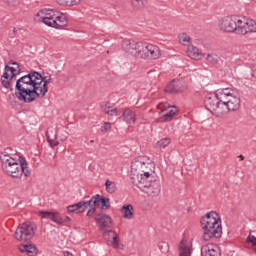
#> input picture images/image.png, 256 x 256 px, given in place of train_0.png, which was not available
$ jupyter execute --allow-errors kaggle_dsb.ipynb   (shell and % lines are left out)   (Python 2 division)   (older library calls are emulated)
#> lines starting #> are read from the running program, lines starting #| are printed output that depends on the picture; pictures that were not available may be replaced by others from this repository, and a replacement may not be noted
#> further down, img is the input picture: shape (256, 256, 3); mean B, G, R 158.9, 125.3, 209
### model.py
import numpy as np
import os
import skimage.io as io
import skimage.transform as trans
import numpy as np
from keras.models import *
from keras.layers import *
from keras.optimizers import *
from keras.callbacks import ModelCheckpoint, LearningRateScheduler
from keras import backend as keras


def unet(pretrained_weights = None,input_size = (256,256,1)):
    inputs = Input(input_size)
    conv1 = Conv2D(64, 3, activation = 'relu', padding = 'same', kernel_initializer = 'he_normal')(inputs)
    conv1 = Conv2D(64, 3, activation = 'relu', padding = 'same', kernel_initializer = 'he_normal')(conv1)
    pool1 = MaxPooling2D(pool_size=(2, 2))(conv1)
    conv2 = Conv2D(128, 3, activation = 'relu', padding = 'same', kernel_initializer = 'he_normal')(pool1)
    conv2 = Conv2D(128, 3, activation = 'relu', padding = 'same', kernel_initializer = 'he_normal')(conv2)
    pool2 = MaxPooling2D(pool_size=(2, 2))(conv2)
    conv3 = Conv2D(256, 3, activation = 'relu', padding = 'same', kernel_initializer = 'he_normal')(pool2)
    conv3 = Conv2D(256, 3, activation = 'relu', padding = 'same', kernel_initializer = 'he_normal')(conv3)
    pool3 = MaxPooling2D(pool_size=(2, 2))(conv3)
    conv4 = Conv2D(512, 3, activation = 'relu', padding = 'same', kernel_initializer = 'he_normal')(pool3)
    conv4 = Conv2D(512, 3, activation = 'relu', padding = 'same', kernel_initializer = 'he_normal')(conv4)
    drop4 = Dropout(0.5)(conv4)
    pool4 = MaxPooling2D(pool_size=(2, 2))(drop4)

    conv5 = Conv2D(1024, 3, activation = 'relu', padding = 'same', kernel_initializer = 'he_normal')(pool4)
    conv5 = Conv2D(1024, 3, activation = 'relu', padding = 'same', kernel_initializer = 'he_normal')(conv5)
    drop5 = Dropout(0.5)(conv5)

    up6 = Conv2D(512, 2, activation = 'relu', padding = 'same', kernel_initializer = 'he_normal')(UpSampling2D(size = (2,2))(drop5))
    merge6 = merge([drop4,up6], mode = 'concat', concat_axis = 3)
    conv6 = Conv2D(512, 3, activation = 'relu', padding = 'same', kernel_initializer = 'he_normal')(merge6)
    conv6 = Conv2D(512, 3, activation = 'relu', padding = 'same', kernel_initializer = 'he_normal')(conv6)

    up7 = Conv2D(256, 2, activation = 'relu', padding = 'same', kernel_initializer = 'he_normal')(UpSampling2D(size = (2,2))(conv6))
    merge7 = merge([conv3,up7], mode = 'concat', concat_axis = 3)
    conv7 = Conv2D(256, 3, activation = 'relu', padding = 'same', kernel_initializer = 'he_normal')(merge7)
    conv7 = Conv2D(256, 3, activation = 'relu', padding = 'same', kernel_initializer = 'he_normal')(conv7)

    up8 = Conv2D(128, 2, activation = 'relu', padding = 'same', kernel_initializer = 'he_normal')(UpSampling2D(size = (2,2))(conv7))
    merge8 = merge([conv2,up8], mode = 'concat', concat_axis = 3)
    conv8 = Conv2D(128, 3, activation = 'relu', padding = 'same', kernel_initializer = 'he_normal')(merge8)
    conv8 = Conv2D(128, 3, activation = 'relu', padding = 'same', kernel_initializer = 'he_normal')(conv8)

    up9 = Conv2D(64, 2, activation = 'relu', padding = 'same', kernel_initializer = 'he_normal')(UpSampling2D(size = (2,2))(conv8))
    merge9 = merge([conv1,up9], mode = 'concat', concat_axis = 3)
    conv9 = Conv2D(64, 3, activation = 'relu', padding = 'same', kernel_initializer = 'he_normal')(merge9)
    conv9 = Conv2D(64, 3, activation = 'relu', padding = 'same', kernel_initializer = 'he_normal')(conv9)
    conv9 = Conv2D(2, 3, activation = 'relu', padding = 'same', kernel_initializer = 'he_normal')(conv9)
    conv10 = Conv2D(1, 1, activation = 'sigmoid')(conv9)

    model = Model(input = inputs, output = conv10)

    model.compile(optimizer = Adam(lr = 1e-4), loss = 'binary_crossentropy', metrics = ['accuracy'])

    #model.summary()

    if(pretrained_weights):
    	model.load_weights(pretrained_weights)

    return model

### kaggle_dsb.ipynb
[cell 1]
import json
import glob
import os
import shutil
os.getcwd()

[cell 2]
import geojson
import cv2
from matplotlib import pyplot as plt

[cell 3]
name_mapping = {}

if True:
    imagedirs=glob.glob('stage 1/train/train*')

    #print(imagedirs)
    newname = 0
    outdir = 'renamed'
    if not os.path.exists(outdir):
        os.mkdir(outdir)

    for dname in imagedirs:
        imgloc = glob.glob(dname+'/images/*.png')
        #print(imgloc)
        #shutil.copy(imgloc[0],outdir+'/train_'+str(newname)+'.png')

        name_mapping[imgloc[0]]=newname
        newname = newname + 1

[cell 4]
print(name_mapping)

[cell 5]
import re
#for imgloc in name_mapping.keys():
    #newname = name_mapping[imgloc]


gtmasks = glob.glob('masks1/*.png')

#     f=open("C:/Users/Ashwin/Desktop/htic/Nuclei/json/train_"+str(newname)+".json","wt")

for maskfile in gtmasks:
    features = []
    json_path = 'C:/Us'
    maskfile_name = os.path.basename(maskfile)
    jsonfile_name = maskfile_name.replace('.png','.json')
    json_name = os.path.join(json_path,jsonfile_name)


    maskim3 = cv2.imread(maskfile)

    tmp = maskim3[:,:,0].copy()
    _, contours, hierarchy = cv2.findContours(tmp, cv2.RETR_LIST, cv2.CHAIN_APPROX_SIMPLE)


    for ci in contours:
        coords = []
        for pt in ci:
            pt=pt.flatten().tolist()
            coords.append(pt)

        coords.append(coords[0])

        gj = geojson.Polygon(coordinates=coords)

        features.append(gj)


    with open(json_name,'wt') as f:
        json.dump(features,f)
        f.close()

[cell 6]
import numpy
#> (the rest of this cell did not finish here and is left out)

[cell 7]
from PIL import ImageDraw
import numpy
def poly2mask(gjcoord, maskimg,color=255):
    cc = numpy.array(gjcoord).ravel().tolist()
    #print(cc)
    ImageDraw.Draw(maskimg).polygon(cc,outline=color,fill=1)
    return maskimg
imgdir=glob.glob("renamed/*.png")
#os.mkdir("mask1")
for image in imgdir:
    imagename=os.path.basename(image)
    jsonfilename = (os.path.basename(image)).replace('png','json')

    annot = geojson.load(open("json/"+jsonfilename))

    print(jsonfilename)
    img = cv2.imread(image)
    #im = Image.open(image)
    rows = img.shape[0]
    cols = img.shape[1]

    #mask = Image.fromarray(numpy.zeros((rows,cols),numpy.uint8))
    mask = Image.new("L",(cols,rows),0)
    for cc in annot:
        mask = poly2mask(cc.coordinates, mask)

    mask = numpy.array(mask)
    mask = numpy.dstack((mask,mask,mask))

    cv2.imwrite("mask1/"+imagename,mask)

#> (a cell that did not finish here is left out)

[cell 9]
import pymongo
from pymongo import MongoClient

client = MongoClient()
db = client.coord_db
collection = db['coord_coll']

import json
imgno=0;
gtmasks = glob.glob('masks1/*.png')

for maskfile in gtmasks:

    json_path = 'C:/Users/Ashwin/Desktop/htic/Nuclei/json'
    maskfile_name = os.path.basename(maskfile)
    jsonfile_name = maskfile_name.replace('.png','.json')
    json_name = os.path.join(json_path,jsonfile_name)
    json_file = open(json_name,"r")
    parsed = json.loads(json_file.read())
    for record in parsed:
        record.update({u'img':os.path.splitext(maskfile_name)[0]})
    for item in parsed:
        collection.insert(item)
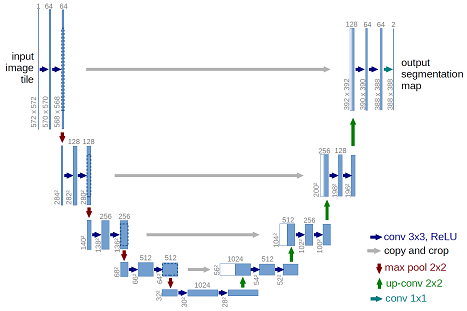
#> input picture images/unet.png, 467 x 311 px, given in place of train_0.png, which was not available
#> further down, img is the input picture: shape (311, 467, 3); mean B, G, R 247.9, 245.7, 243.8
    #for item in collection.find():
        #print(item)

[cell 10]
import cv2
imgno=0
#> (the rest of this cell did not finish here and is left out)

[cell 11]
import pymongo
from pymongo import MongoClient

client = MongoClient()
db = client.a

#> (a cell that did not finish here is left out)

[cell 13]
from __future__ import print_function
from skimage import io
from skimage.util import view_as_windows
import os
import numpy as np
from tqdm import tqdm
import argparse
import glob


img_folder = "C:/Users/Ashwin/Desktop/htic/Nuclei/testg"
    # img_folder = '/media/balamurali/NewVolume2/Deep_network/mitosis'
out_folder = "C:/Users/Ashwin/Desktop/htic/Nuclei/test1"
    # out_folder = '/media/balamurali/NewVolume2/Deep_network/mitosis/output'
img_ext    = "png"
img_size   = (256,256)

img_stride = (32,32)

stride_list = []
window_shape_list = []
for each in img_size:
    window_shape_list.append((each))

for each in img_stride:
    stride_list.append(each)


print ("Settings: \nInput Folder:{}\nOutput Folder:{}\nImg ext:{}\nImg size:{}\n".format(img_folder,out_folder,img_ext,window_shape_list))


imgs_path  = glob.glob(os.path.join(img_folder,'*.' + img_ext))
for window_shape in tqdm(window_shape_list):
    print ("Window size : {}\n".format(window_shape))

    for stride in tqdm(stride_list):
        print ("Stride size : {}\n".format(stride))

        out_folder_temp = os.path.join(out_folder,'size_' + str(window_shape) + '_' + 'stride_' +str(stride))

        if not os.path.exists(out_folder_temp):
            print ("Directory {} not found,creating one".format(out_folder_temp))
            os.mkdir(out_folder_temp)

        print ("Sampling images\n")
        for img_path in tqdm(imgs_path):
                # Read image
            img = io.imread(img_path)
#> img: shape (256, 256, 3)
            print (len(img.shape))
#| 3
            if len(img.shape) == 3:
                r_channel = img[:,:,0]
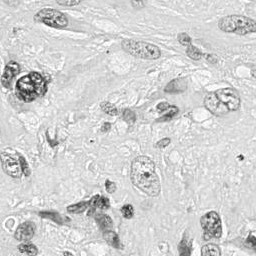
#> r_channel: shape (256, 256); min 30, max 255, mean 209
                g_channel = img[:,:,1]
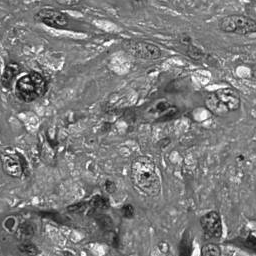
#> g_channel: shape (256, 256); min 11, max 255, mean 125.3
                b_channel = img[:,:,2]
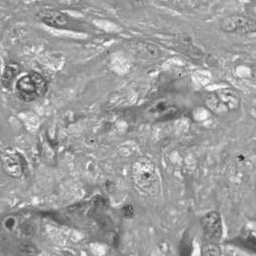
#> b_channel: shape (256, 256); min 34, max 255, mean 158.9

                r_sample = view_as_windows(r_channel,window_shape,step=stride)
                g_sample = view_as_windows(g_channel,window_shape,step=stride)
                b_sample = view_as_windows(b_channel,window_shape,step=stride)
            else:
                r_sample = view_as_windows(img,window_shape,step=stride)

            no_of_rows = r_sample.shape[0]
#> no_of_rows = 1
            no_of_cols = r_sample.shape[1]
#> no_of_cols = 1
            cnt=0
            for row in tqdm(range(no_of_rows)):
                for col in tqdm(range(no_of_cols)):
                    if len(img.shape) == 3:
                        sample_r = r_sample[row,col]
                        sample_g = g_sample[row,col]
                        sample_b = b_sample[row,col]
                        img_sample = np.dstack((sample_r,sample_g,sample_b))

                    else:
                        img_sample = r_sample[row,col]
                        # print (img_sample.shape)c
                    cnt+=1
                    img_sample_path = (os.path.join(out_folder_temp,os.path.basename(img_path)[:-4] + '_'+str(cnt)+'.png')).format(cnt)
                    io.imsave(img_sample_path,img_sample)
#> after the loop, cnt = 1
                        # [4 lines of commented-out code are left out]

[cell 14]
import re
i = 'standard/train_0_0_0.png'
#> i = 'standard/train_0_0_0.png'
print(i)
#| standard/train_0_0_0.png
print(type(i))
#| <class 'str'>
imgno=0
if(re.match('standard/train_'+str(imgno)+'(.*)',i)):
    print('yes')

[cell 15]
for imgloc in name_mapping.keys():
    newname = name_mapping[imgloc]
    nameparts = imgloc.split('/')
    folder = nameparts[1][6:]
    print(folder,":",newname)
    gtmasks = glob.glob('masks1/*.png')
    f=open("C:/Users/Ashwin/Desktop/htic/Nucleii deduction/"+str(newname)+".json","wt")
    features = []
    for maskfile in gtmasks:
        json_path = 'C:/Users/Ashwin/Desktop/htic/Nuclei/json'
        maskfile_name = os.path.basename(maskfile)
        jsonfile_name = maskfile_name.replace('.png','.json')
        json_name = os.path.join(json_path,jsonfile_name)
        maskim3 = cv2.imread(maskfile)
        tmp = maskim3[:,:,0].copy()
        _, contours, hierarchy = cv2.findContours(tmp, cv2.RETR_LIST, cv2.CHAIN_APPROX_SIMPLE)


        for ci in contours:
            coords = []
            for pt in ci:
                pt=pt.flatten().tolist()
                coords.append(pt)

            coords.append(coords[0])

            gj = geojson.Polygon(coordinates=coords)

            features.append(gj)
    print(len(features))

    f.write(str(features))
    f.close()

[cell 16]
import pymongo
from pymongo import MongoClient
from wand.image import Image

client = MongoClient()
db = client.coord_db
collection = db['info_coll']

import json
imgno=0;
gtmasks = glob.glob('standard/*.png')

#> (the rest of this cell did not finish here and is left out)

[cell 17]
import glob
import cv2
import math
from PIL import Image
imgdir= glob.glob('renamed/*png')
#print(imgdir)
for image in imgdir:
    img=cv2.imread(image)
    im=Image.open(image)
    rows=img.shape[0]
    cols=img.shape[1]
    w=56
    h=56
    g1=math.gcd(rows,h)
    g2=math.gcd(cols,w)
    print(g1,g2)
    print(rows)
    print(cols)

    top = [-g1]
    left = [-g2]
    nex = left[-1]+w
    ne=top[-1]+h
    while nex < cols:
        left.append(nex)
        nex = left[-1]+w
    while ne<rows:
        top.append(ne)
        ne=top[-1]+h
    print(left)
    print(top)
    plt.imshow(img)
    plt.hold(True)
    imgno=0
    for x in left:
        for y in top:
            plt.figure(imgno+1)
            plt.plot(x,y,'bx')
            imc = im.crop((y,x,y+g1,x+g2))
            plt.imshow(imc)
    plt.hold(False)
    break

[cell 18]
plt.imshow(img)

[cell 19]
import pymongo
from pymongo import MongoClient

client = MongoClient()
db = client.coord_db
collection = db['coord_coll']

import json
imgno = 0
#> (the rest of this cell did not finish here and is left out)

[cell 20]
from data import *
from model import*
testGene = testGenerator("test/")
#> (the rest of this cell did not finish here and is left out)

model.load_weights("unet_membrane.hdf5")
results = model.predict_generator(testGene,2,verbose=1)
print (results.shape)
print (np.max(results))
saveResult("result/",results)

[cell 21]
from matplotlib import pyplot as plt

[cell 22]
import matplotlib.pyplot as plt
import numpy as np

t = np.arange(0.0, 2.0, 0.01)
s = 1 + np.exp(2*np.pi*t)
plt.plot(t, s)

plt.xlabel('time (s)')
plt.ylabel('voltage (mV)')
plt.title('About as simple as it gets, folks')
plt.grid(True)
plt.savefig("test.png")
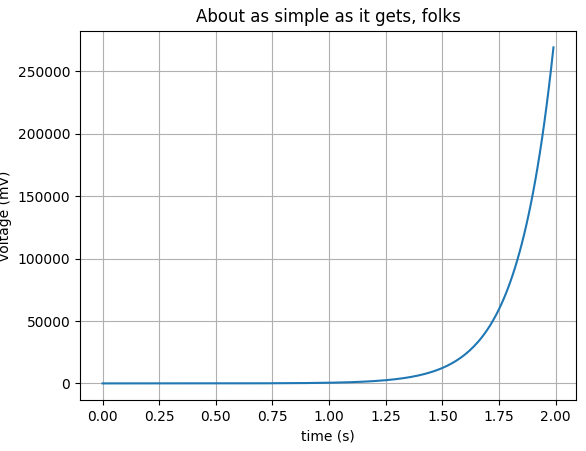
#> figure drawn by matplotlib, 1 panel; curve peaks at x = 1.99, y = 269289.6
plt.show()
